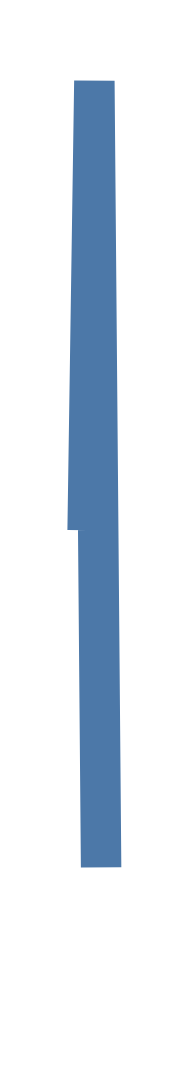

This figure's Vega-Lite source:
### Vega specification from a JSON file in a GitHub repository (floating-point values rounded to 4 significant figures)
{"width": -100, "height": 50, "data": [{"name": "t", "values": [{"u": 1, "v": 5}, {"u": 2, "v": 9}, {"u": 3, "v": 2}]}], "scales": [{"name": "x", "type": "linear", "domain": {"data": "t", "field": "u"}, "range": [0, {"signal": "width"}]}, {"name": "y", "type": "linear", "domain": {"data": "t", "field": "v"}, "range": [50, 0]}], "marks": [{"type": "line", "from": {"data": "t"}, "sort": {"field": "x"}, "encode": {"update": {"x": {"scale": "x", "field": "u"}, "y": {"scale": "y", "field": "v"}, "description": {"signal": "'v=' + datum.v"}}}}]}
